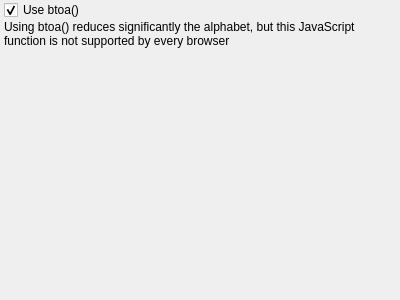
<?xml version="1.0" encoding="UTF-8"?>
<ui version="4.0">
<comment>
  * Released as open source by NCC Group Plc - http://www.nccgroup.com/
  *
  * Developed by Gabriel Caudrelier, gabriel dot caudrelier at nccgroup dot com
  *
  * https://github.com/nccgroup/pip3line
  *
  * Released under AGPL see LICENSE for more information
</comment>
 <class>HieroglyphyWidget</class>
 <widget class="QWidget" name="HieroglyphyWidget">
  <property name="geometry">
   <rect>
    <x>0</x>
    <y>0</y>
    <width>400</width>
    <height>300</height>
   </rect>
  </property>
  <property name="windowTitle">
   <string>Form</string>
  </property>
  <layout class="QVBoxLayout" name="verticalLayout">
   <property name="spacing">
    <number>0</number>
   </property>
   <property name="sizeConstraint">
    <enum>QLayout::SetDefaultConstraint</enum>
   </property>
   <property name="leftMargin">
    <number>4</number>
   </property>
   <property name="topMargin">
    <number>0</number>
   </property>
   <property name="rightMargin">
    <number>4</number>
   </property>
   <property name="bottomMargin">
    <number>0</number>
   </property>
   <item>
    <widget class="QCheckBox" name="btoaCheckBox">
     <property name="layoutDirection">
      <enum>Qt::LeftToRight</enum>
     </property>
     <property name="text">
      <string>Use btoa()</string>
     </property>
     <property name="checked">
      <bool>true</bool>
     </property>
    </widget>
   </item>
   <item>
    <widget class="QLabel" name="label">
     <property name="sizePolicy">
      <sizepolicy hsizetype="Preferred" vsizetype="Maximum">
       <horstretch>0</horstretch>
       <verstretch>0</verstretch>
      </sizepolicy>
     </property>
     <property name="text">
      <string>Using btoa() reduces significantly the alphabet, but this JavaScript function is not supported by every browser</string>
     </property>
     <property name="alignment">
      <set>Qt::AlignLeading|Qt::AlignLeft|Qt::AlignVCenter</set>
     </property>
     <property name="wordWrap">
      <bool>true</bool>
     </property>
    </widget>
   </item>
   <item>
    <spacer name="verticalSpacer">
     <property name="orientation">
      <enum>Qt::Vertical</enum>
     </property>
     <property name="sizeHint" stdset="0">
      <size>
       <width>20</width>
       <height>40</height>
      </size>
     </property>
    </spacer>
   </item>
  </layout>
 </widget>
 <resources/>
 <connections/>
</ui>
